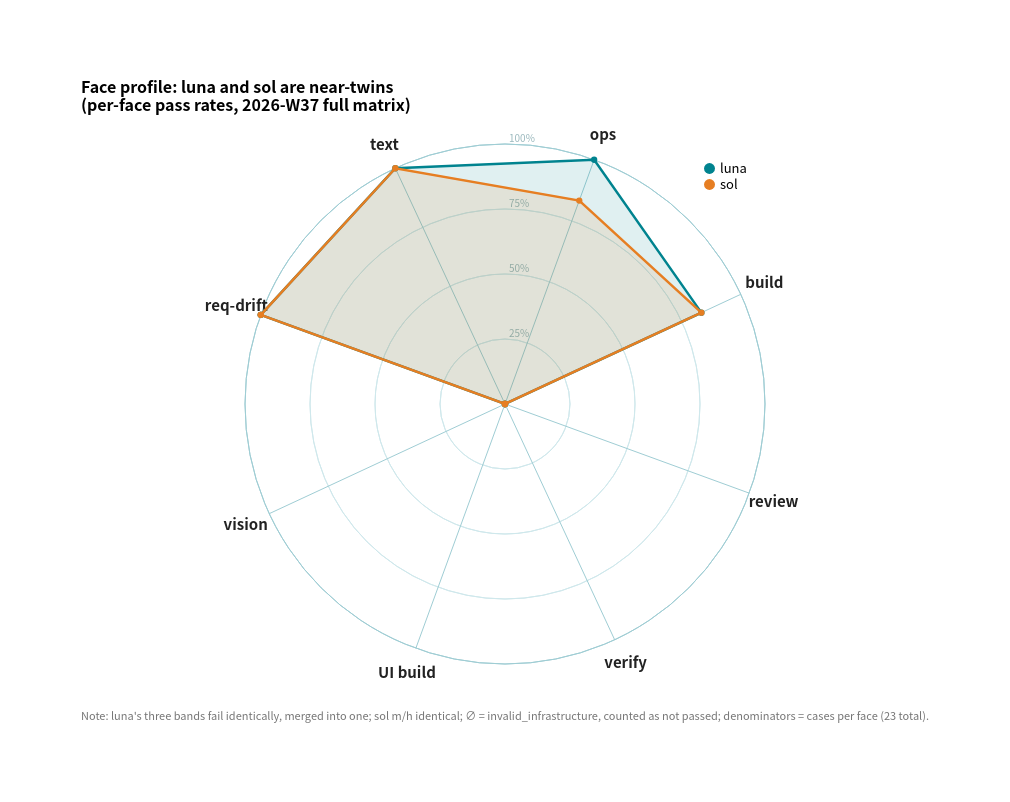

Express this chart as Vega-Lite.
### Vega specification from a JSON file in a GitHub repository (floating-point values rounded to 4 significant figures)
{"$schema": "https://vega.github.io/schema/vega/v5.json", "background": "white", "width": 520, "height": 520, "padding": 80, "title": {"text": ["Face profile: luna and sol are near-twins", "(per-face pass rates, 2026-W37 full matrix)"], "fontSize": 16, "anchor": "start", "offset": 14, "font": "Noto Sans CJK SC", "subtitleFont": "Noto Sans CJK SC"}, "signals": [{"name": "radius", "update": "width / 2"}], "data": [{"name": "table", "values": [{"key": "req-drift", "category": "luna", "value": 1.0}, {"key": "text", "category": "luna", "value": 1.0}, {"key": "ops", "category": "luna", "value": 1.0}, {"key": "build", "category": "luna", "value": 0.833}, {"key": "review", "category": "luna", "value": 0.0}, {"key": "verify", "category": "luna", "value": 0.0}, {"key": "UI build", "category": "luna", "value": 0.0}, {"key": "vision", "category": "luna", "value": 0.0}, {"key": "req-drift", "category": "luna", "value": 1.0, "close": true}, {"key": "req-drift", "category": "sol", "value": 1.0}, {"key": "text", "category": "sol", "value": 1.0}, {"key": "ops", "category": "sol", "value": 0.833}, {"key": "build", "category": "sol", "value": 0.833}, {"key": "review", "category": "sol", "value": 0.0}, {"key": "verify", "category": "sol", "value": 0.0}, {"key": "UI build", "category": "sol", "value": 0.0}, {"key": "vision", "category": "sol", "value": 0.0}, {"key": "req-drift", "category": "sol", "value": 1.0, "close": true}]}, {"name": "keys", "values": ["req-drift", "text", "ops", "build", "review", "verify", "UI build", "vision"]}, {"name": "ticks", "values": [{"f": 0.25}, {"f": 0.5}, {"f": 0.75}, {"f": 1.0}]}], "scales": [{"name": "angular", "type": "point", "domain": {"data": "keys", "field": "data"}, "range": {"signal": "[-PI + 0.35, PI + 0.35 - 2 * PI / 8]"}}, {"name": "radial", "type": "linear", "domain": [0, 1], "range": {"signal": "[0, radius]"}, "zero": true, "nice": false}, {"name": "color", "type": "ordinal", "domain": ["luna", "sol"], "range": ["#00838F", "#E67E22"]}], "legends": [{"fill": "color", "orient": "top-right", "title": null, "labelFontSize": 13, "symbolSize": 120, "labelLimit": 0, "labelFont": "Noto Sans CJK SC"}], "marks": [{"type": "arc", "encode": {"enter": {"x": {"signal": "0.5 * width"}, "y": {"signal": "0.5 * height"}, "startAngle": {"value": 0}, "endAngle": {"signal": "2 * PI"}, "innerRadius": {"signal": "0.25 * radius"}, "outerRadius": {"signal": "0.25 * radius"}, "stroke": {"value": "#cfe8ec"}, "strokeWidth": {"value": 1}}}}, {"type": "arc", "encode": {"enter": {"x": {"signal": "0.5 * width"}, "y": {"signal": "0.5 * height"}, "startAngle": {"value": 0}, "endAngle": {"signal": "2 * PI"}, "innerRadius": {"signal": "0.5 * radius"}, "outerRadius": {"signal": "0.5 * radius"}, "stroke": {"value": "#cfe8ec"}, "strokeWidth": {"value": 1}}}}, {"type": "arc", "encode": {"enter": {"x": {"signal": "0.5 * width"}, "y": {"signal": "0.5 * height"}, "startAngle": {"value": 0}, "endAngle": {"signal": "2 * PI"}, "innerRadius": {"signal": "0.75 * radius"}, "outerRadius": {"signal": "0.75 * radius"}, "stroke": {"value": "#cfe8ec"}, "strokeWidth": {"value": 1}}}}, {"type": "arc", "encode": {"enter": {"x": {"signal": "0.5 * width"}, "y": {"signal": "0.5 * height"}, "startAngle": {"value": 0}, "endAngle": {"signal": "2 * PI"}, "innerRadius": {"signal": "1 * radius"}, "outerRadius": {"signal": "1 * radius"}, "stroke": {"value": "#9fcdd4"}, "strokeWidth": {"value": 1}}}}, {"type": "text", "from": {"data": "ticks"}, "encode": {"enter": {"x": {"signal": "0.5 * width + 4"}, "y": {"signal": "0.5 * height - datum.f * radius"}, "text": {"signal": "format(datum.f, '.0%')"}, "fontSize": {"value": 10}, "fill": {"value": "#9ab8bd"}, "align": {"value": "left"}, "baseline": {"value": "bottom"}, "font": {"value": "Noto Sans CJK SC"}}}}, {"type": "rule", "from": {"data": "keys"}, "encode": {"enter": {"x": {"signal": "0.5 * width"}, "y": {"signal": "0.5 * height"}, "x2": {"signal": "0.5 * width + radius * cos(scale('angular', datum.data))"}, "y2": {"signal": "0.5 * height + radius * sin(scale('angular', datum.data))"}, "stroke": {"value": "#9fcdd4"}, "strokeWidth": {"value": 1}}}}, {"type": "text", "from": {"data": "keys"}, "encode": {"enter": {"x": {"signal": "0.5 * width + (radius + 26) * cos(scale('angular', datum.data))"}, "y": {"signal": "0.5 * height + (radius + 26) * sin(scale('angular', datum.data))"}, "text": {"field": "data"}, "fontSize": {"value": 15}, "fontWeight": {"value": "bold"}, "align": {"value": "center"}, "baseline": {"value": "middle"}, "fill": {"value": "#222"}, "font": {"value": "Noto Sans CJK SC"}}}}, {"type": "group", "from": {"facet": {"name": "cats", "data": "table", "groupby": "category"}}, "marks": [{"type": "line", "from": {"data": "cats"}, "encode": {"enter": {"x": {"signal": "0.5 * width + scale('radial', datum.value) * cos(scale('angular', datum.key))"}, "y": {"signal": "0.5 * height + scale('radial', datum.value) * sin(scale('angular', datum.key))"}, "stroke": {"scale": "color", "field": {"parent": "category"}}, "strokeWidth": {"value": 2.5}, "fill": {"scale": "color", "field": {"parent": "category"}}, "fillOpacity": {"value": 0.12}}}}, {"type": "symbol", "from": {"data": "cats"}, "encode": {"enter": {"x": {"signal": "0.5 * width + scale('radial', datum.value) * cos(scale('angular', datum.key))"}, "y": {"signal": "0.5 * height + scale('radial', datum.value) * sin(scale('angular', datum.key))"}, "size": {"value": 40}, "fill": {"scale": "color", "field": {"parent": "category"}}}}}]}, {"type": "text", "encode": {"enter": {"x": {"signal": "0.5 * width"}, "y": {"signal": "height + 56"}, "text": {"value": "Note: luna's three bands fail identically, merged into one; sol m/h identical; ∅ = invalid_infrastructure, counted as not passed; denominators = cases per face (23 total)."}, "fontSize": {"value": 11}, "fill": {"value": "#777"}, "align": {"value": "center"}, "font": {"value": "Noto Sans CJK SC"}}}}]}
